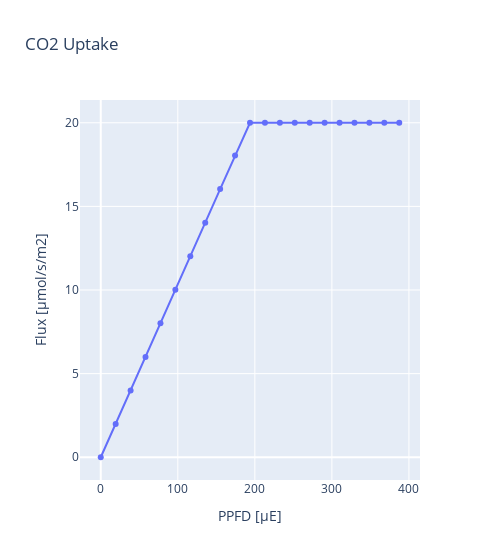

Notebook code for this chart:
### Code cell
L_r = ['Im_CO2']
create_scatter_plot_rxn_c3(D_fba, L_r, 'CO2 Uptake', xaxis_title, save_fig = save_fig)

### Figure 1 — Plotly figure (JSON) as saved in the notebook; plotly's stock layout.template omitted (floating-point values rounded to 4 significant figures)
{"data": [{"mode": "lines+markers", "name": "Im_CO2", "type": "scatter", "x": [0, 19.37, 38.74, 58.11, 77.48, 96.86, 116.2, 135.6, 155.0, 174.3, 193.7, 213.1, 232.5, 251.8, 271.2, 290.6, 309.9, 329.3, 348.7, 368.1, 387.4], "y": [0, 1.988, 3.995, 6.001, 8.007, 10.01, 12.02, 14.03, 16.03, 18.04, 20.0, 20, 20, 20, 20, 20, 20, 20, 20, 20, 20]}], "layout": {"title": {"text": "CO2 Uptake"}, "width": 500, "xaxis": {"title": {"text": "PPFD [µE]"}}, "yaxis": {"title": {"text": "Flux [µmol/s/m2]"}}}}
